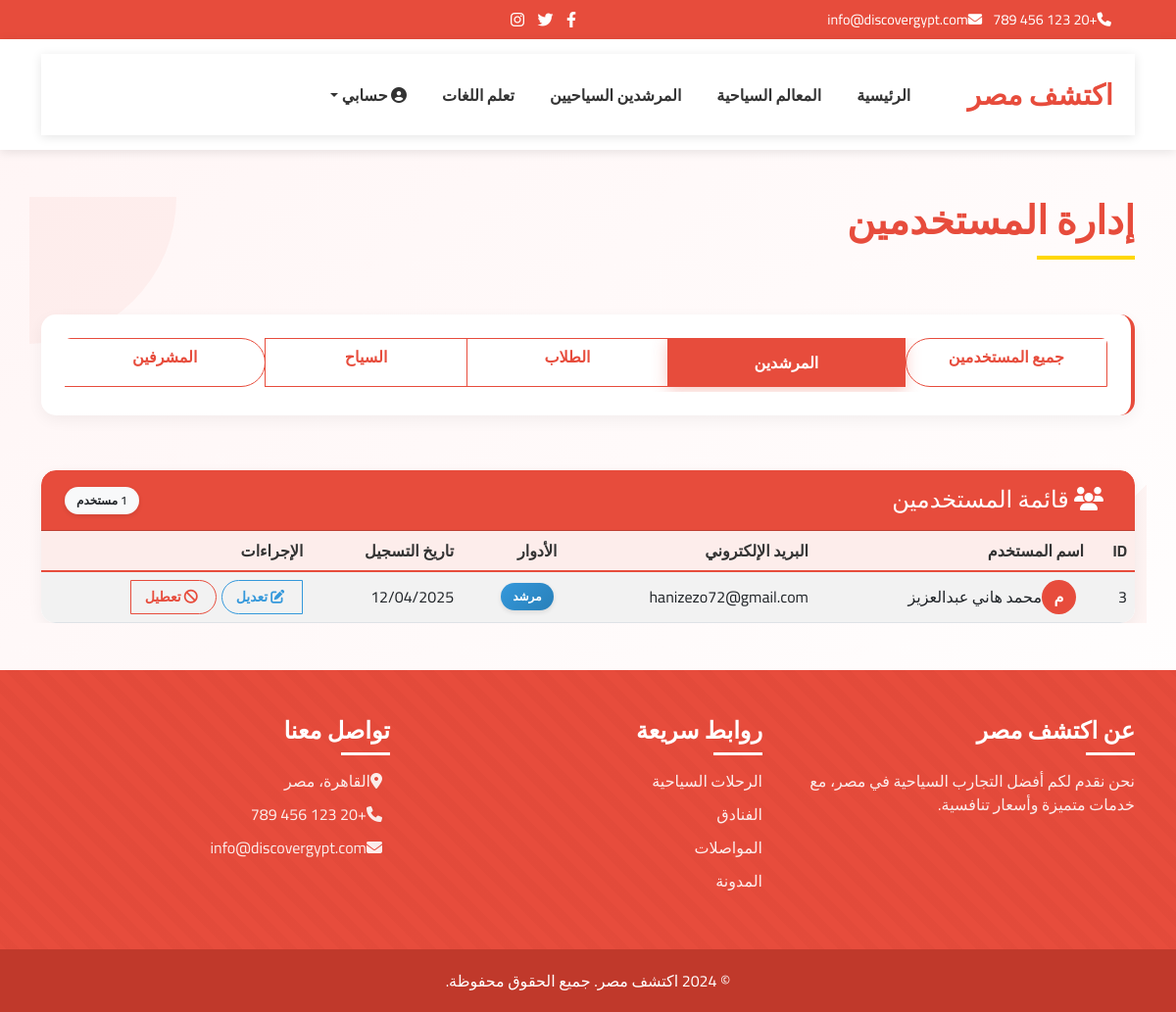
The page /admin/users?role=guide (signed in) on the database its author committed.
### models.py (models this page shows, shortened)
class User(UserMixin, db.Model):
    id = db.Column(db.Integer, primary_key=True)
    username = db.Column(db.String(64), unique=True, nullable=False)
    email = db.Column(db.String(120), unique=True, nullable=False)
    password_hash = db.Column(db.String(256), nullable=False)
    is_guide = db.Column(db.Boolean, default=False)
    is_student = db.Column(db.Boolean, default=False)
    is_tourist = db.Column(db.Boolean, default=False)
    is_admin = db.Column(db.Boolean, default=False)
    phone = db.Column(db.String(20), nullable=True)
    country = db.Column(db.String(100), nullable=True)
    governorate = db.Column(db.String(100), nullable=True)
    city = db.Column(db.String(100), nullable=True)
    profile_pic = db.Column(db.String(200), nullable=True)
    education_level = db.Column(db.String(100), nullable=True)
    university = db.Column(db.String(200), nullable=True)
    languages = db.Column(db.String(200), nullable=True)
    bio = db.Column(db.Text, nullable=True)
    date_joined = db.Column(db.DateTime, default=datetime.utcnow)
    profile_completed = db.Column(db.Boolean, default=False)
    reviews = db.relationship('Review', backref='author', lazy='dynamic')

### routes.py (the view)
@main.route('/admin/users')
@login_required
def admin_users():
    if not current_user.is_admin:
        flash('You do not have permission to access this page.', 'danger')
        return redirect(url_for('main.index'))
    role = request.args.get('role', 'all')
    query = User.query
    if role == 'guide':
        query = query.filter_by(is_guide=True)
    elif role == 'student':
        query = query.filter_by(is_student=True)
    elif role == 'tourist':
        query = query.filter_by(is_tourist=True)
    elif role == 'admin':
        query = query.filter_by(is_admin=True)
    users = query.all()
    return render_template('admin/users.html',
                          title='Manage Users',
                          users=users,
                          selected_role=role)

### routes.py (called while the page is built)
def get_locale():
    if 'language' in session:
        return session['language']
    return 'en'

@main.before_app_request
def before_request():
    g.locale = str(get_locale())
    g.search_form = SearchForm()
    g.count_reviews_by_rating = count_reviews_by_rating

### templates/admin/users.html (shortened to what this page needs)
<!DOCTYPE html>
<html lang="en" dir="rtl">
<head>
    <link href="https://cdn.jsdelivr.net/npm/bootstrap@5.3.0/dist/css/bootstrap.min.css" rel="stylesheet">
    <link rel="stylesheet" href="https://cdnjs.cloudflare.com/ajax/libs/font-awesome/6.4.0/css/all.min.css">
</head>
<body>
    <div class="top-header">
        <div class="container">
            <div class="row align-items-center">
                <div class="col-md-6">
                    <div class="contact-info">
                        <span class="me-3"><i class="fas fa-phone me-2"></i>+20 123 456 789</span>
                        <span><i class="fas fa-envelope me-2"></i>info@discovergypt.com</span>
                    </div>
                </div>
                <div class="col-md-6 text-end">
                    <div class="social-icons">
                        <a href="#"><i class="fab fa-facebook-f"></i></a>
                        <a href="#"><i class="fab fa-twitter"></i></a>
                        <a href="#"><i class="fab fa-instagram"></i></a>
                    </div>
                </div>
            </div>
        </div>
    </div>
    <header class="main-header">
        <div class="container">
            <nav class="navbar navbar-expand-lg">
                <a class="navbar-brand logo" href="{{ url_for('main.index') }}">
                     {{ _('اكتشف مصر') }}
                </a>
                <div class="collapse navbar-collapse" id="navbarNav">
                    <ul class="navbar-nav ms-auto">
                        <li class="nav-item">
                            <a class="nav-link" href="{{ url_for('main.index') }}">{{ _('الرئيسية') }}</a>
                        </li>
                        <li class="nav-item">
                            <a class="nav-link" href="{{ url_for('main.attractions') }}">{{ _('المعالم السياحية') }}</a>
                        </li>
                        <li class="nav-item">
                            <a class="nav-link" href="{{ url_for('main.guides') }}">{{ _('المرشدين السياحيين') }}</a>
                        </li>
                        <li class="nav-item">
                            <a class="nav-link" href="{{ url_for('main.language_practice') }}">{{ _('تعلم اللغات') }}</a>
                        </li>
                        {% if current_user.is_authenticated %}
                            <li class="nav-item dropdown">
                                <a class="nav-link dropdown-toggle" href="#" id="userDropdown" role="button" data-bs-toggle="dropdown">
                                    <i class="fas fa-user-circle"></i> {{ _('حسابي') }}
                                </a>
                            </li>
                        {% endif %}
                    </ul>
                </div>
            </nav>
        </div>
    </header>
    <div class="container mt-5 page-container">
        <div class="accent-shape circle"></div>
        <div class="row mb-4 fade-in">
            <div class="col-12">
                <h1 class="page-title">{{ _('إدارة المستخدمين') }}</h1>
            </div>
        </div>
        <div class="row mb-4 slide-up">
            <div class="col-12">
                <div class="filter-section">
                    <div class="btn-group" role="group" aria-label="Filter users">
                        <a href="{{ url_for('main.admin_users', role='all') }}" class="btn btn-{{ 'primary' if selected_role == 'all' else 'outline-primary' }}">{{ _('جميع المستخدمين') }}</a>
                        <a href="{{ url_for('main.admin_users', role='guide') }}" class="btn btn-{{ 'primary' if selected_role == 'guide' else 'outline-primary' }}">{{ _('المرشدين') }}</a>
                        <a href="{{ url_for('main.admin_users', role='student') }}" class="btn btn-{{ 'primary' if selected_role == 'student' else 'outline-primary' }}">{{ _('الطلاب') }}</a>
                        <a href="{{ url_for('main.admin_users', role='tourist') }}" class="btn btn-{{ 'primary' if selected_role == 'tourist' else 'outline-primary' }}">{{ _('السياح') }}</a>
                        <a href="{{ url_for('main.admin_users', role='admin') }}" class="btn btn-{{ 'primary' if selected_role == 'admin' else 'outline-primary' }}">{{ _('المشرفين') }}</a>
                    </div>
                </div>
            </div>
        </div>
        <div class="row slide-up" style="animation-delay: 0.2s;">
            <div class="col-12">
                <div class="card admin-table-card">
                    <div class="card-header d-flex justify-content-between align-items-center">
                        <h4 class="mb-0"><i class="fas fa-users me-2"></i> {{ _('قائمة المستخدمين') }}</h4>
                        <span class="badge bg-light text-dark">{{ users|length }} {{ _('مستخدم') }}</span>
                    </div>
                    <div class="card-body p-0">
                        <div class="table-responsive">
                            <table class="table table-striped">
                                <thead>
                                    <tr>
                                        <th>{{ _('ID') }}</th>
                                        <th>{{ _('اسم المستخدم') }}</th>
                                        <th>{{ _('البريد الإلكتروني') }}</th>
                                        <th>{{ _('الأدوار') }}</th>
                                        <th>{{ _('تاريخ التسجيل') }}</th>
                                        <th>{{ _('الإجراءات') }}</th>
                                    </tr>
                                </thead>
                                <tbody>
                                    {% for user in users %}
                                    <tr>
                                        <td>{{ user.id }}</td>
                                        <td>
                                            <div class="d-flex align-items-center">
                                                <div class="avatar-circle me-2" style="background-color: var(--primary-red); color: white; width: 35px; height: 35px; border-radius: 50%; display: flex; align-items: center; justify-content: center; font-weight: bold;">
                                                    {{ user.username[0].upper() }}
                                                </div>
                                                <span>{{ user.username }}</span>
                                            </div>
                                        </td>
                                        <td>{{ user.email }}</td>
                                        <td>
                                            {% if user.is_guide %}
                                            <span class="badge bg-primary me-1">{{ _('مرشد') }}</span>
                                            {% endif %}
                                        </td>
                                        <td>{{ user.date_joined.strftime('%d/%m/%Y') }}</td>
                                        <td>
                                            <div class="btn-group" role="group">
                                                <button type="button" class="btn btn-sm action-btn action-btn-edit">
                                                    <i class="fas fa-edit me-1"></i> {{ _('تعديل') }}
                                                </button>
                                                <button type="button" class="btn btn-sm action-btn action-btn-disable">
                                                    <i class="fas fa-ban me-1"></i> {{ _('تعطيل') }}
                                                </button>
                                            </div>
                                        </td>
                                    </tr>
                                    {% endfor %}
                                </tbody>
                            </table>
                        </div>
                    </div>
                </div>
            </div>
        </div>
    </div>
    <footer class="main-footer mt-5">
        <div class="container">
            <div class="row">
                <div class="col-md-4">
                    <h4 class="footer-heading">عن اكتشف مصر</h4>
                    <p>نحن نقدم لكم أفضل التجارب السياحية في مصر، مع خدمات متميزة وأسعار تنافسية.</p>
                </div>
                <div class="col-md-4">
                    <h4 class="footer-heading">روابط سريعة</h4>
                    <ul class="footer-links">
                        <li><a href="/tours">الرحلات السياحية</a></li>
                        <li><a href="/hotels">الفنادق</a></li>
                        <li><a href="/transportation">المواصلات</a></li>
                        <li><a href="/blog">المدونة</a></li>
                    </ul>
                </div>
                <div class="col-md-4">
                    <h4 class="footer-heading">تواصل معنا</h4>
                    <ul class="footer-links">
                        <li><i class="fas fa-map-marker-alt me-2"></i>القاهرة، مصر</li>
                        <li><i class="fas fa-phone me-2"></i>+20 123 456 789</li>
                        <li><i class="fas fa-envelope me-2"></i>info@discovergypt.com</li>
                    </ul>
                </div>
            </div>
        </div>
        <div class="footer-bottom">
            <div class="container">
                <p class="mb-0">© 2024 اكتشف مصر. جميع الحقوق محفوظة.</p>
            </div>
        </div>
    </footer>
</body>
</html>

### templates/admin/users.html (style rules this page uses)
:root { --primary-red: #e74c3c; --secondary-red: #c0392b; --light-red: #ff6b6b; --white: #ffffff; --off-white: #fff5f5; --light-gray: #f8d7da; --gold: #ffd700; }
body { font-family: 'Cairo', sans-serif; background: linear-gradient(135deg, var(--off-white) 0%, var(--white) 100%); color: #333; overflow-x: hidden; }
.top-header { background: var(--primary-red); padding: 8px 0; color: var(--white); }
.top-header .contact-info { font-size: 0.9rem; }
.top-header .social-icons a { color: var(--white); margin-left: 10px; transition: all 0.3s; }
.main-header { padding: 15px 0; background: var(--white); box-shadow: 0 2px 10px rgba(0,0,0,0.1); }
.navbar { background-color: var(--white); box-shadow: 0 2px 10px rgba(0,0,0,0.1); padding: 15px 0; }
.navbar-brand { font-weight: 700; color: var(--primary-red); font-size: 1.8rem; }
.nav-link { color: #333; font-weight: 600; margin: 0 10px; position: relative; transition: color 0.3s; }
.navbar-nav { align-items: center; }
.btn-primary { background-color: var(--primary-red); border-color: var(--primary-red); padding: 12px 30px; font-weight: 600; border-radius: 50px; box-shadow: 0 4px 15px rgba(231, 76, 60, 0.3); transition: all 0.3s; }
.btn-outline-primary { color: var(--primary-red); border-color: var(--primary-red); border-radius: 50px; font-weight: 600; transition: all 0.3s; }
.btn-sm { padding: 5px 15px; border-radius: 20px; }
.filter-section { background: var(--white); border-radius: 15px; padding: 1.5rem; box-shadow: 0 5px 15px rgba(0,0,0,0.05); border-right: 4px solid var(--primary-red); margin-bottom: 2rem; transition: transform 0.3s; }
.filter-section .btn-group { width: 100%; overflow-x: auto; display: flex; padding-bottom: 5px; }
.btn-group .btn { flex: 1; white-space: nowrap; transition: all 0.3s; }
.admin-table-card { background: var(--white); border-radius: 15px; overflow: hidden; box-shadow: 0 5px 15px rgba(0,0,0,0.05); border: none; transition: transform 0.3s; }
.admin-table-card .card-header { background-color: var(--primary-red); color: var(--white); font-weight: bold; border-top-left-radius: 15px; border-top-right-radius: 15px; padding: 1rem 1.5rem; }
.table { margin-bottom: 0; }
.table th { background-color: rgba(231, 76, 60, 0.1); color: #333; font-weight: 700; border-top: none; border-bottom: 2px solid var(--primary-red); }
.table td { vertical-align: middle; }
tbody tr { transition: all 0.3s; }
.badge { padding: 8px 12px; border-radius: 15px; font-weight: 600; margin-right: 5px; box-shadow: 0 2px 5px rgba(0,0,0,0.1); }
.badge.bg-primary { background: linear-gradient(135deg, #3498db 0%, #2980b9 100%) !important; }
.main-footer { background: var(--primary-red); position: relative; overflow: hidden; color: var(--white); margin-top: 3rem; padding-top: 3rem; }
.main-footer::before { content: ''; position: absolute; top: 0; left: 0; right: 0; bottom: 0; background: repeating-linear-gradient( 45deg, var(--primary-red), var(--primary-red) 10px, var(--secondary-red) 10px, var(--secondary-red) 20px ); opacity: 0.1; }
.footer-heading { color: var(--white); position: relative; font-weight: 700; margin-bottom: 1.5rem; }
.footer-heading::after { content: ''; position: absolute; bottom: -10px; right: 0; width: 50px; height: 3px; background: var(--white); }
.footer-links { list-style: none; padding: 0; margin: 0; }
.footer-links li { margin-bottom: 10px; }
.footer-links a { color: var(--white); text-decoration: none; transition: color 0.3s; opacity: 0.9; }
.footer-bottom { background: var(--secondary-red); padding: 20px 0; margin-top: 3rem; text-align: center; position: relative; overflow: hidden; }
.fade-in { animation: fadeIn 1s ease-in; }
.slide-up { animation: slideUp 0.8s ease-out; }
.page-title { position: relative; color: var(--primary-red); font-weight: 800; margin-bottom: 2rem; padding-bottom: 1rem; }
.page-title::after { content: ''; position: absolute; width: 100px; height: 4px; background-color: var(--gold); bottom: 0; right: 0; }
.page-container { position: relative; overflow: hidden; }
.accent-shape { position: absolute; z-index: -1; opacity: 0.05; }
.accent-shape.circle { width: 300px; height: 300px; border-radius: 50%; background-color: var(--primary-red); top: -150px; left: -150px; }
.action-btn { padding: 6px 14px; border-radius: 50px; font-weight: 600; transition: all 0.3s; margin-left: 5px; }
.action-btn-edit { color: #3498db; border-color: #3498db; }
.action-btn-disable { color: var(--primary-red); border-color: var(--primary-red); }

### rows shown on the page
User: id "3", username "م", username "محمد هاني عبدالعزيز", email "hanizezo72@gmail.com", date_joined "12/04/2025"
